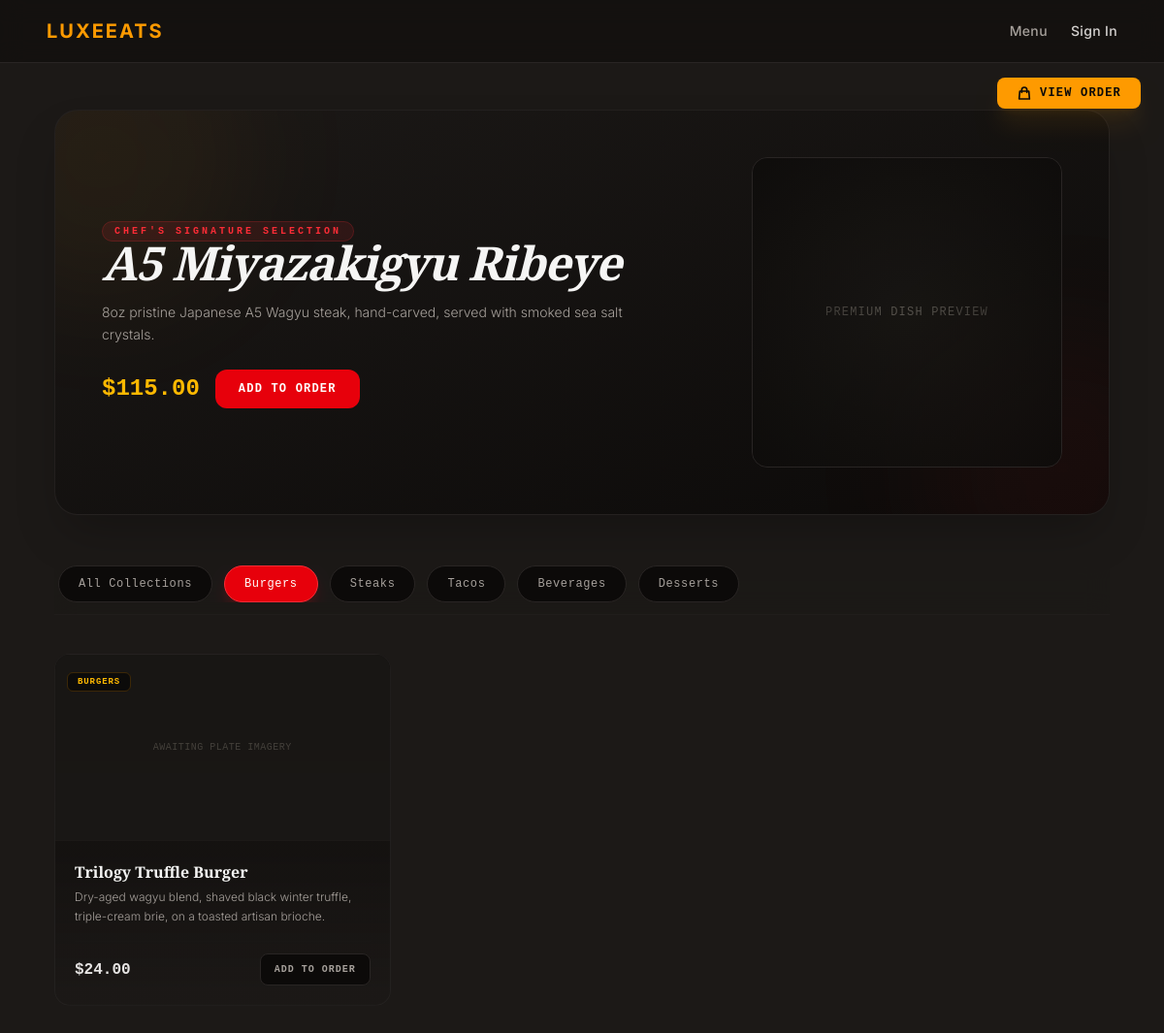
The app's page /menu?category=Burgers with its own data.
### core/models.py (models this page shows)
class MenuItem(db.Model):
    __tablename__ = 'menu_items'
    id = db.Column(db.Integer, primary_key=True)
    name = db.Column(db.String(100), nullable=False)
    price = db.Column(db.Integer, nullable=False)  # Stored in cents for Stripe (e.g., $10.50 = 1050)
    category = db.Column(db.String(50), nullable=False)  # Appetizer, Main, Drink
    image_url = db.Column(db.String(255), nullable=True)
    is_available = db.Column(db.Boolean, default=True)
    description = db.Column(db.String(255), nullable=True)

### core/main.py (the view)
@main_bp.route('/menu')
def menu():
    selected_category = request.args.get('category', 'All')
    query_results = MenuItem.query.with_entities(MenuItem.category).distinct().all()
    categories = [result.category for result in query_results]
    featured_item = MenuItem.query.filter_by(is_available=True).order_by(MenuItem.price.desc()).first()
    if selected_category == 'All':
        items = MenuItem.query.all()
    else:
        items = MenuItem.query.filter_by(category=selected_category).all()
    return render_template(
        'menu.html',
        menu_items=items,
        categories=categories,
        selected_category=selected_category,
        featured_item=featured_item  # 🌟 Dynamic database item passed here
    )

### templates/menu.html (shortened to what this page needs)
{% extends 'base.html' %}
{% block content %}
<div class="fixed bottom-6 right-6 z-50 md:absolute md:top-20 md:right-6 md:bottom-auto">
    <a href="{{ url_for('cart.show_cart') }}" class="px-5 py-3 md:py-2 bg-amber-500 hover:bg-amber-400 text-stone-950 rounded-xl md:rounded-lg text-xs font-mono uppercase tracking-widest flex items-center gap-2 transition-all duration-300 shadow-xl shadow-amber-500/10 font-bold hover:scale-105 active:scale-95">
        <svg xmlns="http://www.w3.org/2000/svg" class="h-4 w-4" fill="none" viewBox="0 0 24 24" stroke="currentColor" stroke-width="2.5">
            <path stroke-linecap="round" stroke-linejoin="round" d="M16 11V7a4 4 0 00-8 0v4M5 9h14l1 12H4L5 9z" />
        </svg>
        <span>View Order</span>
    </a>
</div>
<div class="space-y-10 max-w-7xl mx-auto px-2">
    {% if featured_item %}
    <div class="relative overflow-hidden bg-gradient-to-br from-stone-900 to-stone-950 border border-stone-800/80 rounded-3xl p-8 md:p-12 flex flex-col md:flex-row items-center justify-between gap-8 shadow-2xl" data-aos="fade-down">
        <div class="absolute -top-24 -left-24 w-72 h-72 bg-amber-500/5 rounded-full blur-3xl pointer-events-none"></div>
        <div class="space-y-4 max-w-xl z-10 text-center md:text-left">
            <span class="text-[10px] uppercase tracking-[0.3em] font-mono font-bold text-red-500 bg-red-500/10 px-3 py-1 rounded-full border border-red-500/20">Chef's Signature Selection</span>
            <h1 class="text-4xl md:text-5xl font-serif font-bold tracking-tight text-stone-100 italic">{{ featured_item.name }}</h1>
            <p class="text-stone-400 text-sm font-light leading-relaxed">
                {{ featured_item.description or 'Exquisite premium house creation compiled by our master culinary artisans.' }}
            </p>
            <div class="pt-2 flex flex-col sm:flex-row items-center justify-center md:justify-start gap-4">
                <span class="text-2xl font-mono font-black text-amber-400">${{ "%.2f"|format(featured_item.price / 100) }}</span>
                <button onclick="addToCart('{{ featured_item.id }}', this)" class="w-full sm:w-auto px-6 py-3 bg-red-600 hover:bg-red-500 text-white font-mono text-xs font-bold uppercase tracking-widest rounded-xl transition-all duration-300 cursor-pointer1">
                    Add to Order
                </button>
            </div>
        </div>
        <div class="relative w-64 h-64 md:w-80 md:h-80 flex items-center justify-center bg-stone-900/60 rounded-2xl border border-stone-800 overflow-hidden group">
            <div class="absolute inset-0 bg-radial from-transparent to-stone-950/80 pointer-events-none z-10"></div>
            <span class="text-stone-600 font-mono text-xs uppercase tracking-widest z-0 group-hover:text-stone-500 transition-colors">Premium Dish Preview</span>
        </div>
    </div>
    {% endif %}
    <div class="sticky top-16 z-40 bg-stone-900/80 backdrop-blur-md py-3 border-b border-stone-800/40">
        <div class="flex items-center gap-3 overflow-x-auto no-scrollbar whitespace-nowrap px-1 Mask-Left-Right">
            <a href="{{ url_for('main.menu') }}"
               class="px-5 py-2.5 rounded-full text-xs font-mono font-medium tracking-wider transition-all duration-300 border
               {% if selected_category == 'All' %}
                   bg-red-600 text-white border-red-500 shadow-lg shadow-red-600/20
               {% else %}
                   bg-stone-950 text-stone-400 border-stone-800 hover:border-stone-700 hover:text-stone-200
               {% endif %}">
                All Collections
            </a>
            {% for cat in categories %}
            <a href="{{ url_for('main.menu', category=cat) }}"
               class="px-5 py-2.5 rounded-full text-xs font-mono font-medium tracking-wider transition-all duration-300 border capitalize
               {% if cat == selected_category %}
                   bg-red-600 text-white border-red-500 shadow-lg shadow-red-600/20
               {% else %}
                   bg-stone-950 text-stone-400 border-stone-800 hover:border-stone-700 hover:text-stone-200
               {% endif %}">
                {{ cat }}
            </a>
            {% endfor %}
        </div>
    </div>
    <div class="grid grid-cols-1 sm:grid-cols-2 lg:grid-cols-3 xl:grid-cols-4 gap-6" data-aos="fade-up">
        {% for item in menu_items %}
        <div class="bg-gradient-to-b from-stone-950 to-stone-900/40 border border-stone-800/70 rounded-2xl flex flex-col overflow-hidden transition-all duration-500 hover:border-amber-500/30 hover:shadow-2xl hover:shadow-amber-500/5 group h-full">
            <div class="h-48 bg-stone-900/80 border-b border-stone-900 flex items-center justify-center relative overflow-hidden">
                <div class="absolute top-3 left-3 z-10">
                    <span class="text-[9px] uppercase tracking-widest font-mono text-amber-400 bg-stone-950/90 border border-amber-500/20 px-2.5 py-1 rounded-md backdrop-blur-sm font-semibold">
                        {{ item.category }}
                    </span>
                </div>
                <span class="text-[10px] font-mono text-stone-700 uppercase tracking-wider group-hover:scale-105 transition-transform duration-500">Awaiting Plate Imagery</span>
            </div>
            <div class="p-5 flex flex-col justify-between flex-grow space-y-4">
                <div class="space-y-1">
                    <h3 class="text-base font-serif font-bold text-stone-100 group-hover:text-amber-400 transition-colors duration-300 line-clamp-1">
                        {{ item.name }}
                    </h3>
                    <p class="text-xs text-stone-400 font-light leading-relaxed line-clamp-2 min-h-[2rem]">
                        {{ item.description or 'No formulation breakdown provided for this exquisite plate.' }}
                    </p>
                </div>
                <div class="pt-3 border-t border-stone-900/60 flex items-center justify-between relative mt-auto">
                    <span class="text-base font-mono font-bold text-stone-200">
                        ${{ "%.2f"|format(item.price / 100) }}
                    </span>
                    <button
                        onclick="addToCart('{{ item.id }}', this)"
                        class="relative px-3.5 py-2 bg-stone-950 border border-stone-800 rounded-lg text-[10px] font-mono font-bold uppercase tracking-widest text-stone-400 hover:bg-stone-900 hover:text-amber-400 hover:border-amber-500/20 transition-all duration-300 cursor-pointer overflow-visible">
                        Add to Order
                    </button>
                </div>
            </div>
        </div>
        {% else %}
        <div class="col-span-full py-16 text-center space-y-3 bg-stone-950/40 border border-dashed border-stone-800 rounded-2xl">
            <p class="text-stone-500 font-mono text-sm tracking-wide">No exquisite selections currently populated under this category.</p>
        </div>
        {% endfor %}
    </div>
</div>
{% endblock %}

### templates/base.html (shortened to what this page needs)
<!DOCTYPE html>
<html lang="en">
<head>
    <script src="https://cdn.jsdelivr.net/npm/@tailwindcss/browser@4"></script>
    <link rel="stylesheet" href="https://unpkg.com/aos@next/dist/aos.css" />
</head>
<body class="bg-stone-900 text-stone-100 min-h-screen font-sans">
    <nav class="border-b border-stone-800 bg-stone-950/50 backdrop-blur-md sticky top-0 z-50">
        <div class="max-w-6xl mx-auto px-6 h-16 flex items-center justify-between">
            <a href="{{ url_for('main.home') }}" class="text-xl font-bold tracking-widest text-amber-500 uppercase">LuxeEats</a>
            <div class="flex items-center gap-6 text-sm tracking-wide font-medium text-stone-400">
                <a href="{{ url_for('main.menu') }}" class="hover:text-amber-400 transition">Menu</a>
                {% if session.get('user') %}
                    <div class="flex items-center gap-3">
                        <span class="text-amber-500 font-mono text-xs bg-amber-500/10 px-2 py-1 rounded border border-amber-500/20">
                            Hi, {{ session['user']['name'].split()[0] }}
                        </span>
                        <a href="{{ url_for('auth.logout') }}" class="hover:text-red-400 text-xs text-stone-500 transition">Logout</a>
                    </div>
                {% else %}
                    <a href="{{ url_for('auth.login') }}" class="text-stone-300 hover:text-amber-500 transition">Sign In</a>
                {% endif %}
            </div>
        </div>
    </nav>
    <main class="max-w-6xl mx-auto px-6 py-12">
        {% block content %}
        {% endblock %}
    </main>
</body>
</html>

### templates/base.html (style rules this page uses)
body { font-family: 'Inter', sans-serif; }
.font-serif { font-family: 'Playfair Display', serif; }

### templates/menu.html (style rules this page uses)
.no-scrollbar { -ms-overflow-style: none; scrollbar-width: none; }

### records on screen
MenuItem: name "A5 Miyazakigyu Ribeye", description "8oz pristine Japanese A5 Wagyu steak, hand-carved, served with smoked sea salt crystals.", featured_item.price/100 "115.00", category "Steaks"
MenuItem: category "Tacos"
MenuItem: category "Beverages"
MenuItem: category "Desserts"
MenuItem: category "BURGERS", name "Trilogy Truffle Burger", description "Dry-aged wagyu blend, shaved black winter truffle, triple-cream brie, on a toasted artisan brioche.", item.price/100 "24.00"

### other values on screen
{{ cat }} "Burgers"
